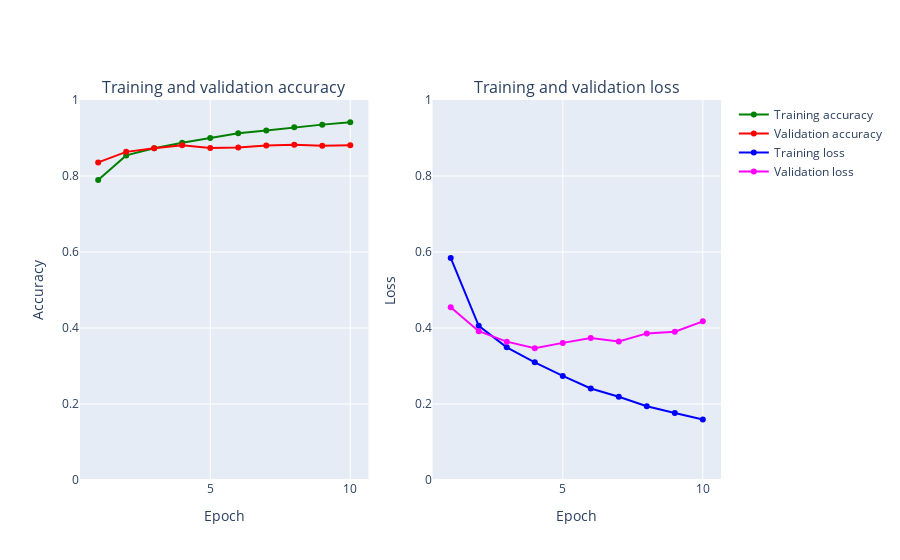

Here is the notebook cell this chart was saved with:
### Code cell
from tensorflow.keras.layers import Conv2D,Flatten
from numpy import mean
from numpy import std
from matplotlib import pyplot
from sklearn.model_selection import KFold
from keras.datasets import fashion_mnist
from keras.utils import to_categorical
from keras.models import Sequential
from keras.layers import Conv2D
from keras.layers import MaxPooling2D
from keras.layers import Dense
from keras.layers import Flatten
from keras.optimizers import SGD
from keras.layers import Dropout
from keras.layers import BatchNormalization
from keras.layers import Activation
from keras.layers import LeakyReLU
epochs = 15
num_classes = 10
X_train = X_train.reshape((X_train.shape[0], 28, 28, 1))
X_test = X_test.reshape((X_test.shape[0], 28, 28, 1))
fashion_model = Sequential()
fashion_model.add(Conv2D(32, kernel_size=(3, 3),activation='linear',input_shape=(28,28,1)))
fashion_model.add(MaxPooling2D((2, 2)))
fashion_model.add(Conv2D(64, (3, 3), activation='linear'))
fashion_model.add(MaxPooling2D(pool_size=(2, 2)))
fashion_model.add(Conv2D(128, (3, 3), activation='linear'))
fashion_model.add(MaxPooling2D(pool_size=(2, 2)))
fashion_model.add(Flatten())
fashion_model.add(Dense(128, activation='linear'))
fashion_model.add(Dense(num_classes, activation='softmax'))

fashion_model.compile(loss=keras.losses.sparse_categorical_crossentropy, optimizer=keras.optimizers.Adam(),metrics=['accuracy'])
fashion_model.summary()

h_callback = fashion_model.fit(X_train, y_train, epochs = 10,
               validation_data=(X_test, y_test))

# Plot train vs test loss during training 
plot_accuracy_and_loss(h_callback)

### Figure 1 — Plotly figure (JSON) as saved in the notebook; plotly's stock layout.template omitted (floating-point values rounded to 4 significant figures)
{"data": [{"marker": {"color": "Green"}, "mode": "markers+lines", "name": "Training accuracy", "text": ["1", "2", "3", "4", "5", "6", "7", "8", "9", "10"], "type": "scatter", "x": [1, 2, 3, 4, 5, 6, 7, 8, 9, 10], "xaxis": "x", "y": [0.7894, 0.8542, 0.8731, 0.8875, 0.8998, 0.9127, 0.9198, 0.9285, 0.9352, 0.9413], "yaxis": "y"}, {"marker": {"color": "Red"}, "mode": "markers+lines", "name": "Validation accuracy", "text": ["1", "2", "3", "4", "5", "6", "7", "8", "9", "10"], "type": "scatter", "x": [1, 2, 3, 4, 5, 6, 7, 8, 9, 10], "xaxis": "x", "y": [0.8358, 0.8635, 0.8728, 0.8808, 0.8739, 0.8751, 0.8805, 0.8824, 0.8797, 0.8812], "yaxis": "y"}, {"marker": {"color": "Blue"}, "mode": "markers+lines", "name": "Training loss", "text": ["1", "2", "3", "4", "5", "6", "7", "8", "9", "10"], "type": "scatter", "x": [1, 2, 3, 4, 5, 6, 7, 8, 9, 10], "xaxis": "x2", "y": [0.5845, 0.4057, 0.3491, 0.3096, 0.274, 0.2409, 0.219, 0.1941, 0.1764, 0.1593], "yaxis": "y2"}, {"marker": {"color": "Magenta"}, "mode": "markers+lines", "name": "Validation loss", "text": ["1", "2", "3", "4", "5", "6", "7", "8", "9", "10"], "type": "scatter", "x": [1, 2, 3, 4, 5, 6, 7, 8, 9, 10], "xaxis": "x2", "y": [0.4547, 0.3916, 0.3641, 0.3466, 0.3608, 0.3735, 0.3647, 0.3858, 0.3901, 0.4176], "yaxis": "y2"}], "layout": {"annotations": [{"font": {"size": 16}, "showarrow": false, "text": "Training and validation accuracy", "x": 0.225, "xanchor": "center", "xref": "paper", "y": 1, "yanchor": "bottom", "yref": "paper"}, {"font": {"size": 16}, "showarrow": false, "text": "Training and validation loss", "x": 0.775, "xanchor": "center", "xref": "paper", "y": 1, "yanchor": "bottom", "yref": "paper"}], "xaxis": {"anchor": "y", "domain": [0, 0.45], "title": {"text": "Epoch"}}, "xaxis2": {"anchor": "y2", "domain": [0.55, 1], "title": {"text": "Epoch"}}, "yaxis": {"anchor": "x", "domain": [0, 1], "range": [0, 1], "title": {"text": "Accuracy"}}, "yaxis2": {"anchor": "x2", "domain": [0, 1], "range": [0, 1], "title": {"text": "Loss"}}}}
